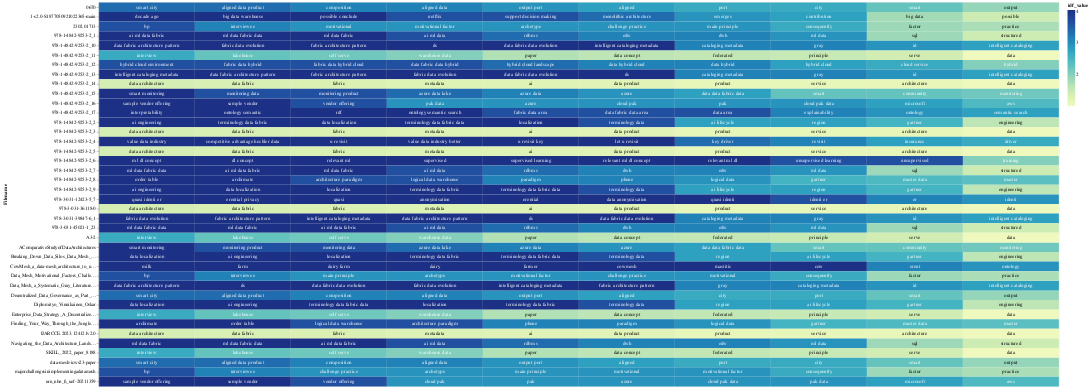

Source (notebook cell):
### Code cell
chart_lda

### Figure 1 — Vega-Lite specification as saved in the notebook (floating-point values rounded to 4 significant figures; data arrays with more than 128 entries replaced by an {"elided": "..."} marker saying what was removed)
{"config": {"view": {"continuousWidth": 300, "continuousHeight": 300}}, "layer": [{"mark": {"type": "rect"}, "encoding": {"color": {"field": "idf_value", "type": "quantitative"}, "text": {"field": "topic_word", "type": "nominal"}, "x": {"axis": null, "field": "rank", "type": "ordinal"}, "y": {"field": "Filename", "type": "nominal"}}, "transform": [{"window": [{"op": "rank", "field": "", "as": "rank"}], "groupby": ["Filename"], "sort": [{"field": "idf_value", "order": "descending"}]}]}, {"mark": {"type": "text", "baseline": "middle"}, "encoding": {"color": {"condition": {"test": "(datum.idf_value >= 2.0)", "value": "white"}, "value": "black"}, "text": {"field": "topic_word", "type": "nominal"}, "x": {"axis": null, "field": "rank", "type": "ordinal"}, "y": {"field": "Filename", "type": "nominal"}}, "transform": [{"window": [{"op": "rank", "field": "", "as": "rank"}], "groupby": ["Filename"], "sort": [{"field": "idf_value", "order": "descending"}]}]}], "data": {"name": "data-b18560c4032350990daa38e09283b859"}, "width": 2000, "$schema": "https://vega.github.io/schema/vega-lite/v5.16.3.json", "datasets": {"data-b18560c4032350990daa38e09283b859": {"elided": "400 records"}}}
